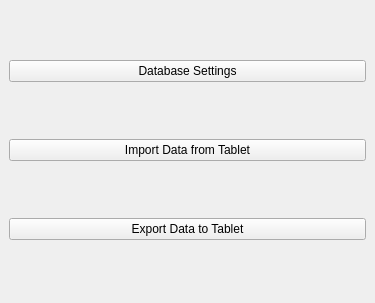
<?xml version="1.0" encoding="UTF-8"?>
<ui version="4.0">
 <class>MsdcClientDockWidgetBase</class>
 <widget class="QDockWidget" name="MsdcClientDockWidgetBase">
  <property name="geometry">
   <rect>
    <x>0</x>
    <y>0</y>
    <width>375</width>
    <height>303</height>
   </rect>
  </property>
  <property name="windowTitle">
   <string>MSDC Client</string>
  </property>
  <widget class="QWidget" name="dockWidgetContents">
   <layout class="QGridLayout" name="gridLayout">
    <item row="0" column="0">
     <widget class="QPushButton" name="loginBtn">
      <property name="text">
       <string>Database Settings</string>
      </property>
     </widget>
    </item>
    <item row="3" column="0">
     <widget class="QPushButton" name="exportBtn">
      <property name="enabled">
       <bool>true</bool>
      </property>
      <property name="text">
       <string>Export Data to Tablet</string>
      </property>
     </widget>
    </item>
    <item row="1" column="0">
     <widget class="QPushButton" name="importBtn">
      <property name="enabled">
       <bool>true</bool>
      </property>
      <property name="text">
       <string>Import Data from Tablet</string>
      </property>
     </widget>
    </item>
   </layout>
  </widget>
 </widget>
 <resources/>
 <connections/>
</ui>
